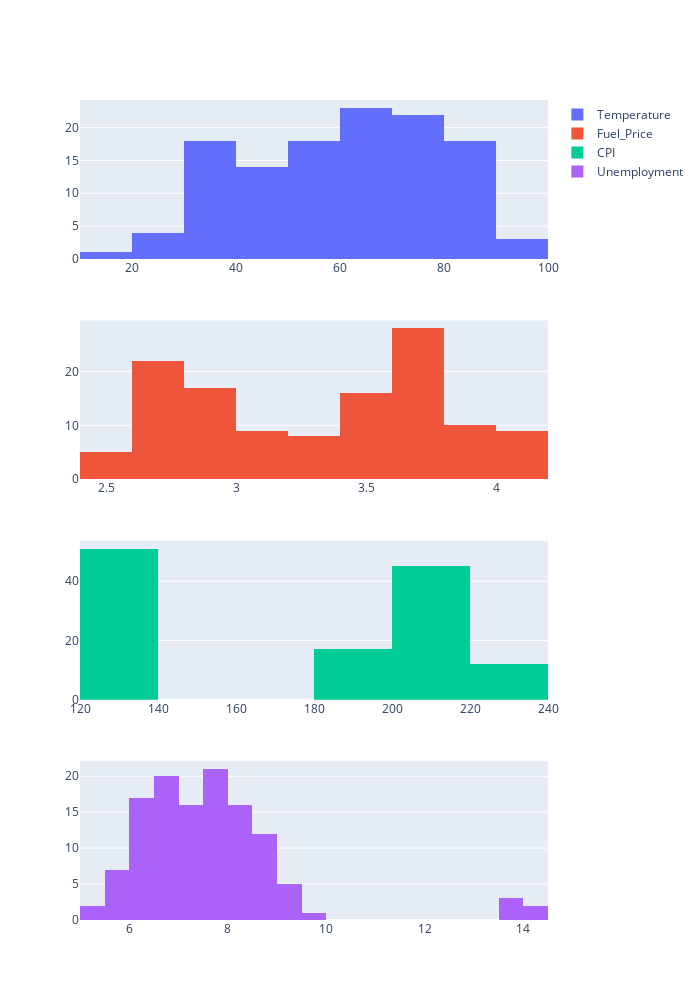

Source (notebook cell):
### Code cell
# Visualisation des distributions 
fig = make_subplots(rows=4, cols=1)

fig.add_trace(
    go.Histogram(x=Walmart['Temperature'], name='Temperature'),
    row=1, col=1)

fig.add_trace(
    go.Histogram(x=Walmart['Fuel_Price'], name='Fuel_Price'),
    row=2, col=1)

fig.add_trace(
    go.Histogram(x=Walmart['CPI'], name='CPI'),
    row=3, col=1)

fig.add_trace(
    go.Histogram(x=Walmart['Unemployment'], name='Unemployment'),
    row=4, col=1)

fig.update_layout(width=700, height=1000)
fig.show()

### Figure 1 — Plotly figure (JSON) as saved in the notebook; plotly's stock layout.template omitted (floating-point values rounded to 4 significant figures; data arrays with more than 128 entries replaced by an {"elided": "..."} marker saying what was removed)
{"data": [{"name": "Temperature", "type": "histogram", "x": {"elided": "136 float values"}, "xaxis": "x", "yaxis": "y"}, {"name": "Fuel_Price", "type": "histogram", "x": {"elided": "136 float values"}, "xaxis": "x2", "yaxis": "y2"}, {"name": "CPI", "type": "histogram", "x": {"elided": "136 float values"}, "xaxis": "x3", "yaxis": "y3"}, {"name": "Unemployment", "type": "histogram", "x": {"elided": "136 float values"}, "xaxis": "x4", "yaxis": "y4"}], "layout": {"height": 1000, "width": 700, "xaxis": {"anchor": "y", "domain": [0, 1]}, "xaxis2": {"anchor": "y2", "domain": [0, 1]}, "xaxis3": {"anchor": "y3", "domain": [0, 1]}, "xaxis4": {"anchor": "y4", "domain": [0, 1]}, "yaxis": {"anchor": "x", "domain": [0.8063, 1]}, "yaxis2": {"anchor": "x2", "domain": [0.5375, 0.7312]}, "yaxis3": {"anchor": "x3", "domain": [0.2687, 0.4625]}, "yaxis4": {"anchor": "x4", "domain": [0, 0.1938]}}}
